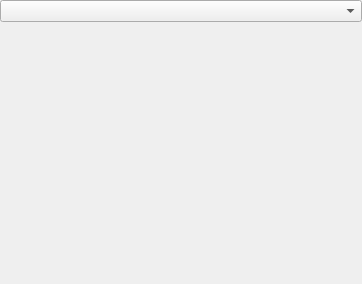
<?xml version="1.0" encoding="UTF-8"?>
<ui version="4.0">
 <class>CrewTurnOptions</class>
 <widget class="QWidget" name="CrewTurnOptions">
  <property name="geometry">
   <rect>
    <x>0</x>
    <y>0</y>
    <width>362</width>
    <height>284</height>
   </rect>
  </property>
  <property name="windowTitle">
   <string>Form</string>
  </property>
  <layout class="QGridLayout" name="gridLayout">
   <property name="leftMargin">
    <number>0</number>
   </property>
   <property name="topMargin">
    <number>0</number>
   </property>
   <property name="rightMargin">
    <number>0</number>
   </property>
   <property name="bottomMargin">
    <number>0</number>
   </property>
   <item row="1" column="0">
    <widget class="QStackedWidget" name="actionStack"/>
   </item>
   <item row="0" column="0">
    <widget class="QComboBox" name="actionSelection"/>
   </item>
  </layout>
 </widget>
 <resources/>
 <connections/>
</ui>
